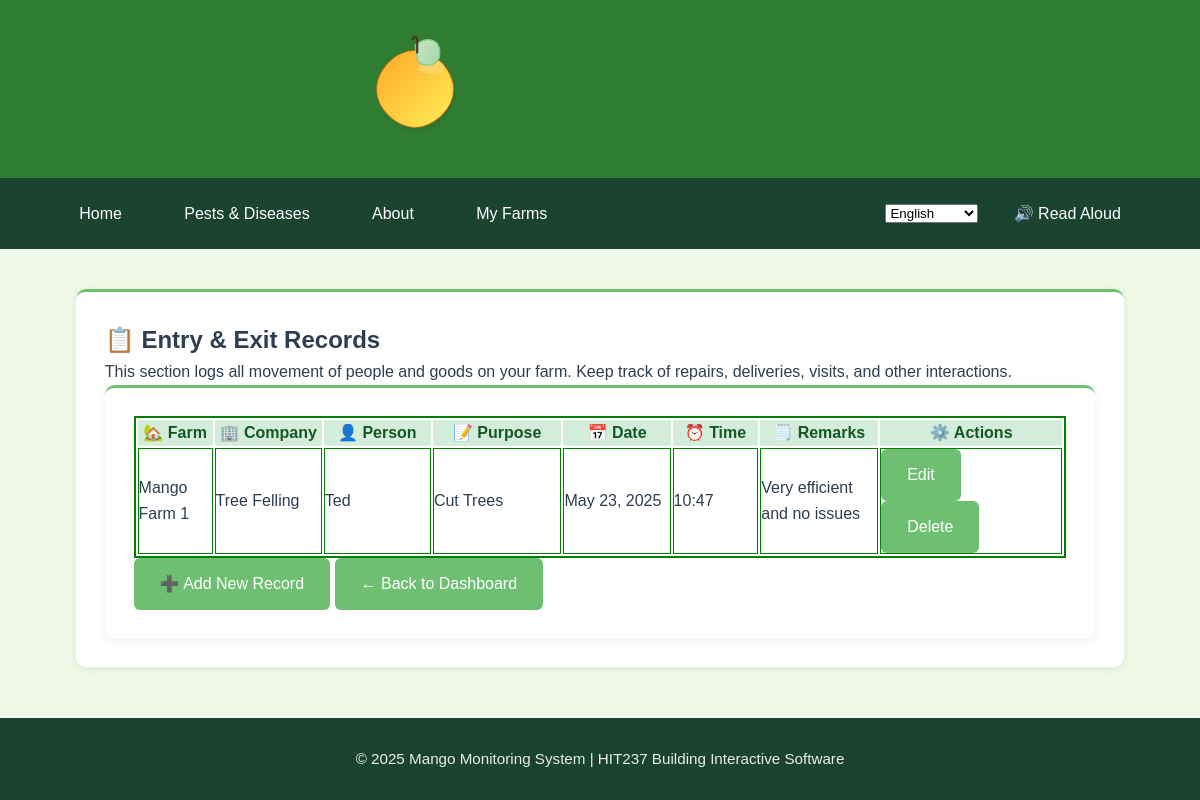
The page /myfarms/entryexit/ (signed in) on the database its author committed.
### App2/models.py (models this page shows, shortened)
class EntryExitLog(models.Model):
    farm = models.ForeignKey(Farm, on_delete=models.CASCADE)
    company_name = models.CharField(max_length=100)
    person_name = models.CharField(max_length=100)
    purpose = models.CharField(max_length=255)
    date = models.DateField()
    time = models.TimeField()
    remarks = models.TextField(blank=True, null=True)

class Farm(models.Model):
    name = models.CharField(max_length=100)
    location = models.CharField(max_length=150)
    owner = models.ForeignKey(User, on_delete=models.CASCADE, related_name="farms")
    total_plants = models.IntegerField(validators=[MinValueValidator(1)], help_text="Total number of mango plants on the property")
    farm_size = models.DecimalField(max_digits=10, decimal_places=2, help_text="Farm size in hectares")
    stocking_rate = models.DecimalField(max_digits=10, decimal_places=2, help_text="Plants per hectare", editable=False)
    created_at = models.DateTimeField(auto_now_add=True)
    updated_at = models.DateTimeField(auto_now=True)
    class Meta:
        ordering = ['name']

### App2/views.py (the view)
# urls.py: path('entryexit/', views.EntryExitListView.as_view(), name='entry-exit-list'),
class EntryExitListView(LoginRequiredMixin, ListView):
    model = EntryExitLog
    template_name = 'App2/entryexit_list.html'
    context_object_name = 'logs'
    def get_queryset(self):
        if self.request.user.is_superuser:
            user_filter = self.request.GET.get('user_filter', 'all')
            if user_filter != 'all':
                try:
                    user_id = int(user_filter)
                    return EntryExitLog.objects.filter(farm__owner_id=user_id)
                except (ValueError, TypeError):
                    return EntryExitLog.objects.all()
            else:
                return EntryExitLog.objects.all()
        else:
            return EntryExitLog.objects.filter(farm__owner=self.request.user)
    def get_context_data(self, **kwargs):
        context = super().get_context_data(**kwargs)
        if self.request.user.is_superuser:
            context['users'] = User.objects.all()
            context['current_user_filter'] = self.request.GET.get('user_filter', 'all')
            context['is_superuser'] = True
        else:
            context['is_superuser'] = False
        return context

### App2/templates/App2/entryexit_list.html (shortened to what this page needs)
{% extends 'App2/base.html' %}
{% block content %}
<div class="card shadow-sm p-3">
<div class="container mt-5">
  <div class="content-card mb-4 shadow-sm text-start">
    <div class="d-flex justify-content-between align-items-center mb-3">
      <div>
        <h2 class="mb-3">📋 {% if is_superuser %}All {% endif %}Entry & Exit Records</h2>
        <p class="text-muted">This section logs all movement of people and goods on {% if is_superuser %}farms{% else %}your farm{% endif %}. Keep track of repairs, deliveries, visits, and other interactions.</p>
      </div>
    </div>
  </div>
</div>
  {% if logs %}
  <div class="card shadow-sm p-3">
 <div class="summary-table-container mb-4">
   <table class="table w-auto text-center" style="border: 2px solid green;">
    <div class="stat-item" style="flex: 1; text-align: center; padding: 0 10px; border-right: 1px solid #eee;">
      <thead style="background-color: #d4edda; color: #155724;">
        <tr>
         <th scope="col", style="width: 7%;" style="border: 1px solid green;">🏡 Farm</th>
          <th scope="col", style="width: 10%;" style="border: 1px solid green;">🏢 Company</th>
          <th scope="col", style="width: 10%;" style="border: 1px solid green;">👤 Person</th>
          <th scope="col", style="width: 12%;" style="border: 1px solid green;">📝 Purpose</th>
          <th scope="col", style="width: 10%;" style="border: 1px solid green;">📅 Date</th>
          <th scope="col", style="width: 8%;" style="border: 1px solid green;">⏰ Time</th>
          <th scope="col", style="width: 11%;" style="border: 1px solid green;">🗒️ Remarks</th>
          <th scope="col", style="width: 17%;" style="border: 1px solid green;">⚙️ Actions</th>
        </tr>
      </thead>
      <tbody>
        {% for log in logs %}
        <tr>
          <td style="border: 1px solid green;">{{ log.farm.name }}</td>
          <td style="border: 1px solid green;">{{ log.company_name }}</td>
          <td style="border: 1px solid green;">{{ log.person_name }}</td>
          <td style="border: 1px solid green;">{{ log.purpose }}</td>
          <td style="border: 1px solid green;">{{ log.date|date:"M d, Y" }}</td>
          <td style="border: 1px solid green;">{{ log.time|time:"H:i" }}</td>
          <td style="border: 1px solid green;">{{ log.remarks|default:"—" }}</td>
          <td style="border: 1px solid green;">
              <div class="d-flex justify-content-center gap-2 flex-wrap">
                <a href="{% url 'App2:entryexit-edit' log.pk %}" class="btn btn-sm btn-outline-warning">Edit</a>
                <a href="{% url 'App2:entryexit-delete' log.pk %}" class="btn btn-sm btn-outline-danger">Delete</a>
              </div>
            </td>
        </tr>
        </div>
        {% endfor %}
    </table>
  </div>
  {% else %}
  <div class="alert alert-warning text-center mt-4" role="alert">
    🚫 No entry or exit records found yet.
  </div>
{% endif %}
  <a href="{% url 'App2:entry-exit-create' %}" class="btn btn-outline-success btn-sm mt-2">➕ Add New Record</a>
    <a href="{% url 'App2:profile' %}" class="btn btn-outline-success">← Back to Dashboard</a>
</div>
{% endblock %}

### App1/static/css/base.css (style rules this page uses)
:root { --primary-green: #2E7D32; --secondary-green: #6FBF73; --accent-green: #A2C523; --light-bg: #F0F7E6; --card-bg: #FFFFFF; --text-dark: #2C3E50; --text-light: #5D6D7E; --shadow-sm: 0 2px 8px rgba(46, 125, 50, 0.1); --shadow-md: 0 4px 12px rgba(46, 125, 50, 0.15); --border-color: #dcdcdc; }
* { margin: 0; padding: 0; box-sizing: border-box; font-family: 'Poppins', sans-serif; }
body { min-height: 100vh; display: flex; flex-direction: column; background-color: var(--light-bg); color: var(--text-dark); line-height: 1.6; }
.card { background: var(--card-bg); border-radius: 10px; box-shadow: var(--shadow-sm); padding: 1.8rem; transition: all 0.3s ease; border-top: 3px solid var(--secondary-green); }
.btn { display: inline-flex; align-items: center; gap: 0.5rem; padding: 0.7rem 1.5rem; background-color: var(--secondary-green); color: white; border-radius: 6px; text-decoration: none; font-weight: 500; transition: all 0.3s ease; border: 2px solid transparent; }

### rows shown on the page
EntryExitLog: farm.name "Mango Farm 1", company_name "Tree Felling", person_name "Ted", purpose "Cut Trees", date "May 23, 2025", time "10:47", remarks "Very efficient and no issues"
